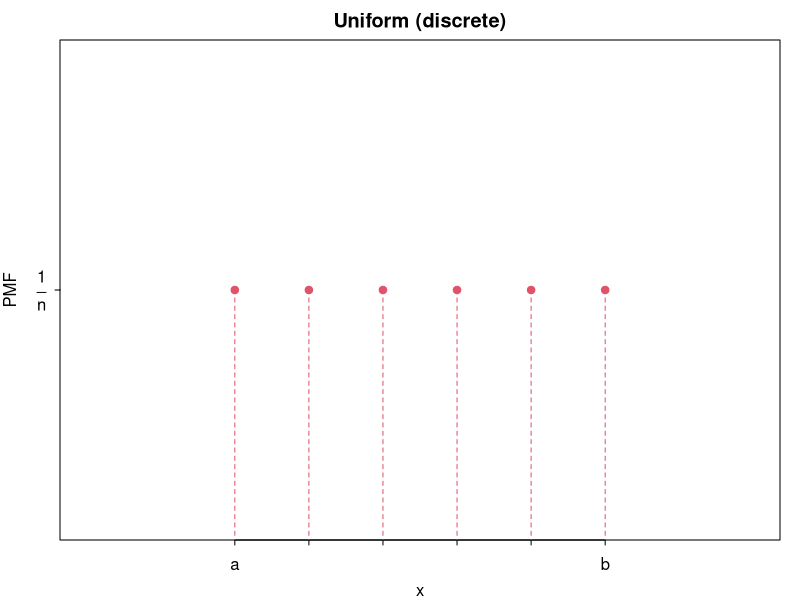
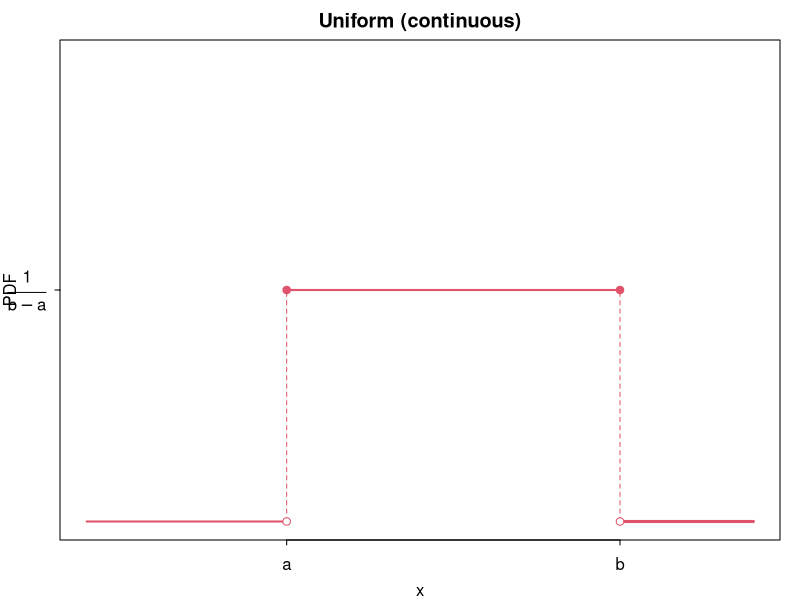
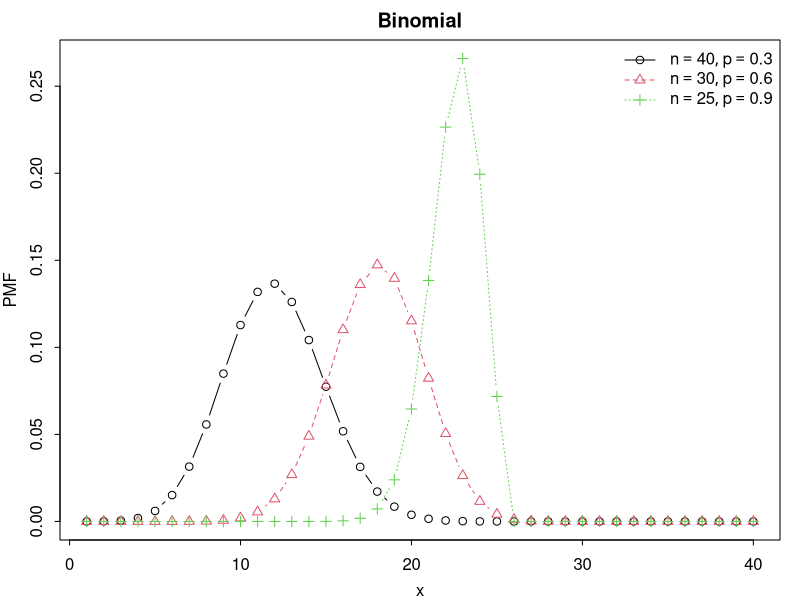
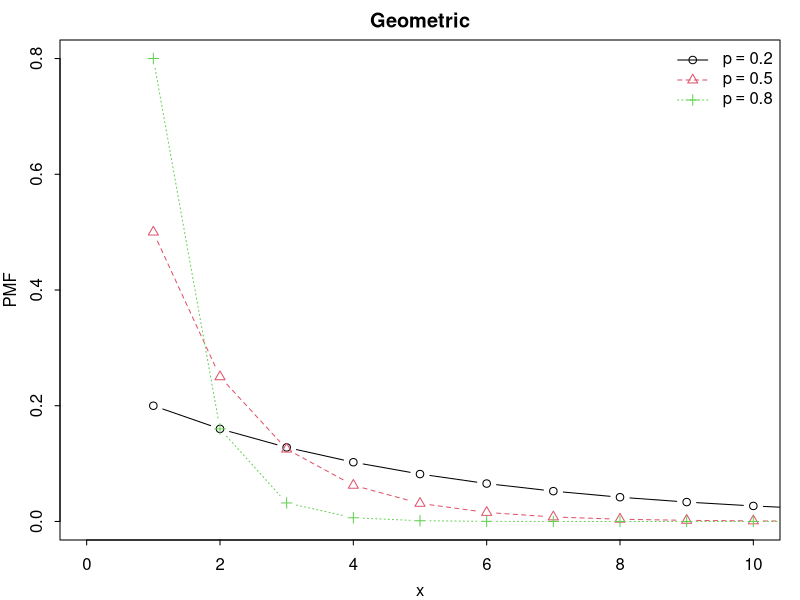
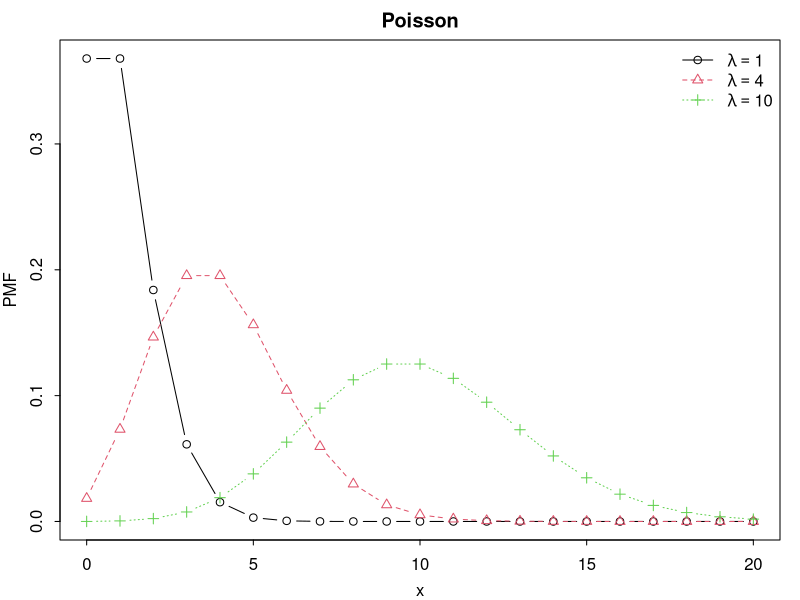
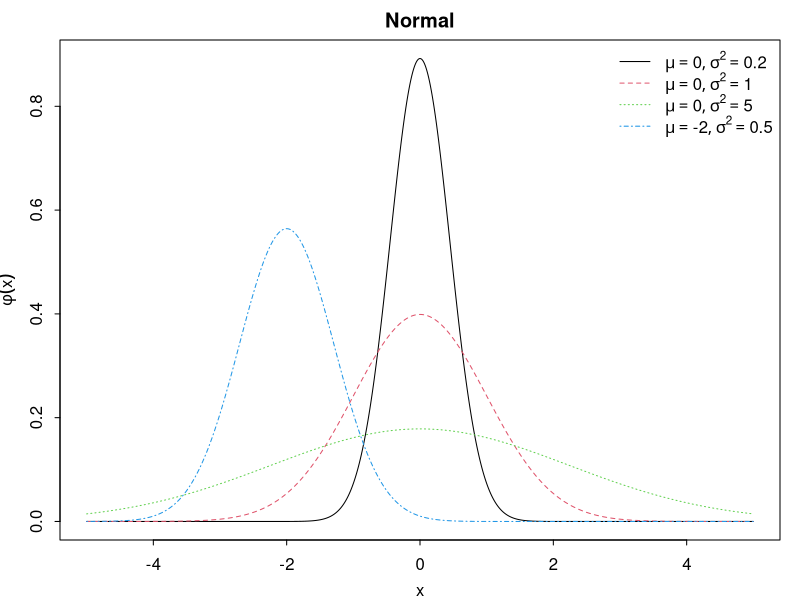
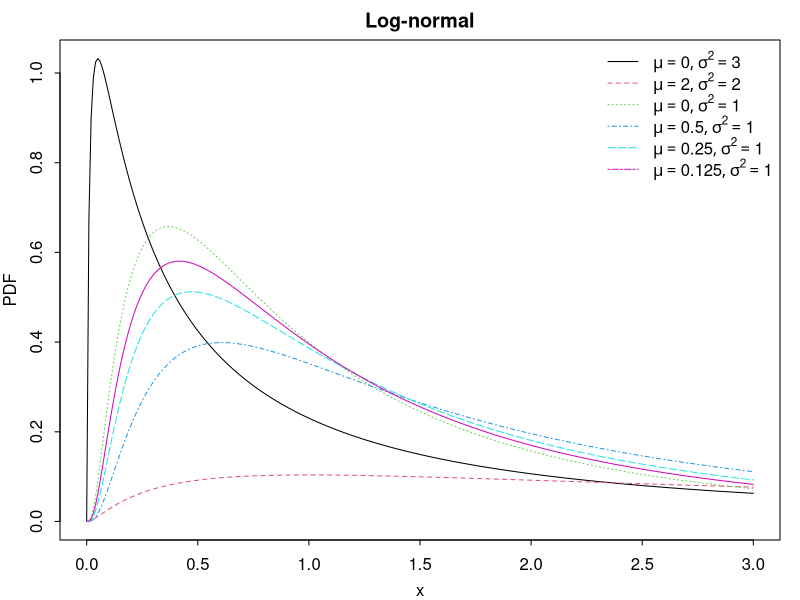
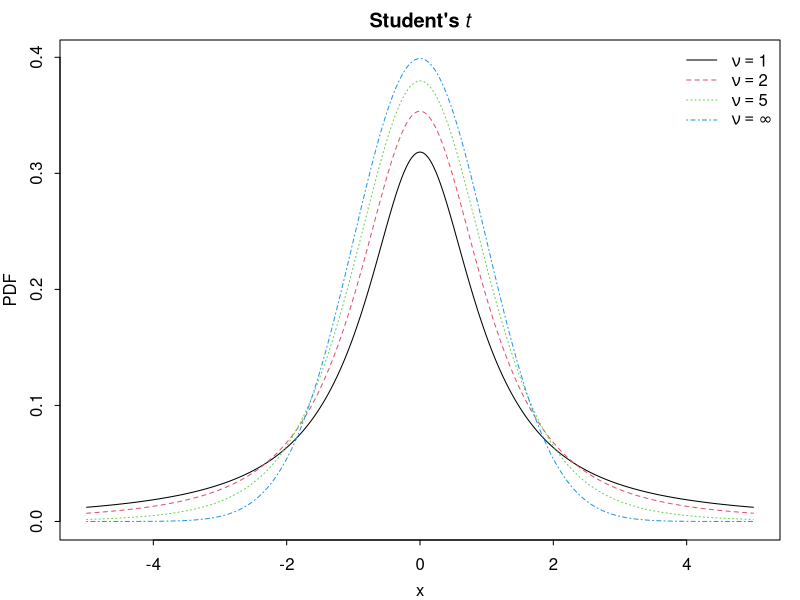

R code for these plots, in order:
par(mar=c(3,3,2,1), mgp=c(2,.7,0), tck=-.01)

plot.uniform.discrete = function()
{
  xseq = 3:8
  plot(xseq, rep(0.5,length(xseq)), xlim=c(1,10), pch=19, col=2,
      xaxt="n", yaxt="n", xlab="x", ylab="PMF", main="Uniform (discrete)")
  axis(1, at=xseq, labels=c("a", rep("", length(xseq)-2), "b"))
  axis(2, at=0.5, labels=expression(frac(1, n)), las=1)

  for (x in xseq)
    segments(x, 0, x, 0.5, lty=2, col=2)

  dev.print(pdf, "figs/uniform-discrete.pdf")
}

plot.binomial = function()
{
  n = c(40,30,25)
  p = c(0.3, 0.6, 0.9)
  xseq = 1:40
  N = length(n)
  f = function(x,y) dbinom(xseq, x, y)
  matplot(xseq, mapply(f, n, p), type="b", 
      main="Binomial", xlab="x", ylab="PMF", pch=1:N)

  s = function(k) substitute(list(n==i, p==j), list(i=n[k], j=p[k]))
  legend.labels = do.call("expression", lapply(1:N, s))
  legend("topright", legend.labels, bty="n", col=1:N, pch=1:N, lty=1:N)
  dev.print(pdf, "figs/binomial.pdf")
}

plot.geometric = function()
{
  p = c(0.2, 0.5, 0.8)
  xseq = 0:10
  N = length(p)
  f = function(x) dgeom(xseq, x)
  matplot(xseq+1, sapply(p, f), type="b", xlim=range(xseq),
      main="Geometric", xlab="x", ylab="PMF", pch=1:N)

  s = function(k) substitute(p==j, list(j=p[k]))
  legend.labels = do.call("expression", lapply(1:N, s))
  legend("topright", legend.labels, bty="n", col=1:N, pch=1:N, lty=1:N)
  dev.print(pdf, "figs/geometric.pdf")
}

plot.poisson = function()
{
  lambda = c(1,4,10)
  xseq = 0:20
  N = length(lambda)
  f = function(x) dpois(xseq, x)
  matplot(xseq, sapply(lambda, f), type="b",
      main="Poisson", xlab="x", ylab="PMF", pch=1:N)

  s = function(k) substitute(lambda==j, list(j=lambda[k]))
  legend.labels = do.call("expression", lapply(1:N, s))
  legend("topright", legend.labels, bty="n", col=1:N, pch=1:N, lty=1:N)
  dev.print(pdf, "figs/poisson.pdf")
}

# ----------------------------------------------------------------------------#

plot.uniform.continuous = function()
{
  xseq = 3:8
  plot(range(xseq), rep(0.5,2), xlim=c(0,10), ylim=c(0,1), pch=19, col=2,
      xaxt="n", yaxt="n", xlab="x", ylab="PDF", main="Uniform (continuous)")
  axis(1, at=range(xseq), labels=c("a", "b"))
  axis(2, at=0.5, labels=expression(frac(1, b-a)), las=1)

  segments(0, 0, min(xseq), 0, col=2, lwd=2)
  for (x in range(xseq))
    segments(x, 0, x, 0.5, lty=2, col=2)
  segments(max(xseq), 0, 10, 0, col=2, lwd=3)
  segments(min(xseq), 0.5, max(xseq), 0.5, col=2, lwd=2)

  points(range(xseq), rep(0,2), col=2, pch=21, bg="white")

  dev.print(pdf, "figs/uniform-continuous.pdf")
}

plot.normal = function()
{
  mu = c(0,0,0,-2)
  s2 = c(0.2,1,5,0.5)
  xseq = seq(-5,5, by=0.01)
  f = function(x,y) dnorm(xseq, x, y)
  matplot(xseq, mapply(f, mu, sqrt(s2)), type="l", 
      main="Normal", xlab="x", ylab=expression(phi(x)))

  n = length(mu)
  s = function(k) substitute(list(mu==i, sigma^2==j), list(i=mu[k], j=s2[k]))
  legend.labels = do.call("expression", lapply(1:n, s))
  legend("topright", legend.labels, bty="n", col=1:n, lty=1:n)
  dev.print(pdf, "figs/normal.pdf")
}

plot.lognormal = function()
{
  mu = c(0,2,0,1/2,1/4,1/8)
  s2 = c(3,2,1,1,1,1)
  xseq = seq(0,3, by=0.01)
  f = function(x,y) dlnorm(xseq, x, y)
  matplot(xseq, mapply(f, mu, sqrt(s2)), type="l", 
      main="Log-normal", xlab="x", ylab="PDF")

  n = length(mu)
  s = function(k) substitute(list(mu==i, sigma^2==j), list(i=mu[k], j=s2[k]))
  legend.labels = do.call("expression", lapply(1:n, s))
  legend("topright", legend.labels, bty="n", col=1:n, lty=1:n)
  dev.print(pdf, "figs/lognormal.pdf")
}

plot.student = function()
{
  nu = c(1,2,5,Inf)
  xseq = seq(-5,5, by=0.01)
  f = function(x) dt(xseq, x)
  matplot(xseq, sapply(nu, f), type="l", 
      main=expression(bold("Student\'s") ~ italic(t)), xlab="x", ylab="PDF")

  n = length(nu)
  s = function(k) substitute(nu==i, list(i=nu[k]))
  s.last = quote(nu==infinity)
  legend.labels = do.call("expression", c(lapply(1:(n-1), s), s.last))
  legend("topright", legend.labels, bty="n", col=1:n, lty=1:n)
  dev.print(pdf, "figs/student.pdf")
}

plot.chisquare = function()
{
  k = 1:5
  xseq = seq(0,8, by=0.01)
  f = function(x) dchisq(xseq, x)
  matplot(xseq, sapply(k, f), type="l", ylim=c(0,0.5),
      main=expression(chi^2), xlab="x", ylab="PDF")

  n = length(k)
  s = function(l) substitute(k == i, list(i=k[l]))
  legend.labels = do.call("expression", lapply(1:n, s))
  legend("topright", legend.labels, bty="n", col=1:n, lty=1:n)
  dev.print(pdf, "figs/chisquare.pdf")
}

plot.f = function()
{
  d1 = c(1,2,5,100,100)
  d2 = c(1,1,2,1,100)
  xseq = seq(0,5, by=0.01)
  f = function(x,y) df(xseq, x, y)
  matplot(xseq, mapply(f, d1, d2), type="l", main="F", xlab="x", ylab="PDF")

  n = length(d1)
  s = function(k) substitute(list(d[1]==i, d[2]==j), list(i=d1[k], j=d2[k]))
  legend.labels = do.call("expression", lapply(1:n, s))
  legend("topright", legend.labels, bty="n", col=1:n, lty=1:n)
  dev.print(pdf, "figs/f.pdf")
}

plot.exp = function()
{
  b = c(2, 1, 0.4)
  xseq = seq(0, 5, by=0.01)
  f = function(x) dexp(xseq, x)
  matplot(xseq, sapply(b, f), type="l", 
      main="Exponential", xlab="x", ylab="PDF")

  n = length(b)
  s = function(k) substitute(beta == i, list(i=b[k]))
  legend.labels = do.call("expression", lapply(1:n, s))
  legend("topright", legend.labels, bty="n", col=1:n, lty=1:n)
  dev.print(pdf, "figs/exponential.pdf")
}

plot.gamma = function()
{
  a = c(1,2,3,5,9)
  b = c(2,2,2,1,0.5)
  xseq = seq(0,20, by=0.1)
  f = function(x,y) dgamma(xseq, x, 1/y)
  matplot(xseq, mapply(f, a, b), type="l", 
      main="Gamma", xlab="x", ylab="PDF")

  n = length(a)
  s = function(k) substitute(list(alpha == i, beta == j), list(i=a[k], j=b[k]))
  legend.labels = do.call("expression", lapply(1:n, s))
  legend("topright", legend.labels, bty="n", col=1:n, lty=1:n)
  dev.print(pdf, "figs/gamma.pdf")
}

plot.invgamma = function()
{
  require(MCMCpack)

  a = c(1,2,3,3)
  b = c(1,1,1,0.5)
  xseq = seq(0,5, by=0.01)
  f = function(x,y) dinvgamma(xseq, x, y)
  matplot(xseq, mapply(f, a, b), type="l", 
      main="Inverse Gamma", xlab="x", ylab="PDF")

  n = length(a)
  s = function(k) substitute(list(alpha == i, beta == j), list(i=a[k], j=b[k]))
  legend.labels = do.call("expression", lapply(1:n, s))
  legend("topright", legend.labels, bty="n", col=1:n, lty=1:n)
  dev.print(pdf, "figs/invgamma.pdf")
}

plot.dirichlet = function()
{
  require(MCMCpack)

  #  a = c(1,2,3)
  #  xseq = seq(0, 5, by=0.01)
  #  matplot(xseq, ddirichlet(, type="l", 
  #      main="Dirichlet", xlab="x", ylab="PDF")
  #
  #  n = length(a)
  #  s = function(k) substitute(list(alpha == i, beta == j), list(i=a[k], j=b[k]))
  #  legend.labels = do.call("expression", lapply(1:n, s))
  #  legend("topright", legend.labels, bty="n", col=1:n, lty=1:n)
  #  dev.print(pdf, "figs/dirichlet.pdf")
}

plot.beta = function()
{
  a = c(0.5,5,1,2,2)
  b = c(0.5,1,3,2,5)
  xseq = seq(0,1, by=0.01)
  f = function(x,y) dbeta(xseq, x, y)
  matplot(xseq, mapply(f, a, b), type="l", ylim=c(0,3),
      main="Beta", xlab="x", ylab="PDF")

  n = length(a)
  s = function(k) substitute(list(alpha == i, beta == j), list(i=a[k], j=b[k]))
  legend.labels = do.call("expression", lapply(1:n, s))
  legend("top", legend.labels, bty="n", col=1:n, lty=1:n)
  dev.print(pdf, "figs/beta.pdf")
}

plot.weibull = function()
{
  lambda = c(1,1,1,1)
  k = c(0.5,1,1.5,5)
  xseq = seq(0, 2.5, by=0.01)
  f = function(x,y) dweibull(xseq, x, y)
  matplot(xseq, mapply(f, k, lambda), type="l", ylim=c(0,2.5),
      main="Weibull", xlab="x", ylab="PDF")

  n = length(k)
  s = function(l) substitute(list(lambda == i, k == j), 
      list(i=lambda[l], j=k[l]))
  legend.labels = do.call("expression", lapply(1:n, s))
  legend("topright", legend.labels, bty="n", col=1:n, lty=1:n)
  dev.print(pdf, "figs/weibull.pdf")
}

plot.pareto = function()
{
  require(VGAM)

  xm = rep(1,3)
  a = c(1,2,4)
  xseq = seq(0,5, by=0.01)
  f = function(x,y) dpareto(xseq, x, y)
  matplot(xseq, mapply(f, xm, a), type="l", col=2:5,
      main="Pareto", xlab="x", ylab="PDF")

  n = length(a)
  s = function(k) substitute(list(x[m] == i, alpha == j), list(i=xm[k], j=a[k]))
  legend.labels = do.call("expression", lapply(1:n, s))
  legend("topright", legend.labels, bty="n", col=1:n+1, lty=1:n)
  dev.print(pdf, "figs/pareto.pdf")
}

plot.uniform.discrete()
plot.uniform.continuous()
plot.binomial()
plot.geometric()
plot.poisson()
plot.normal()
plot.lognormal()
plot.student()
plot.chisquare()
plot.f()
plot.exp()
plot.gamma()
plot.invgamma()
plot.beta()
plot.weibull()
plot.pareto()
